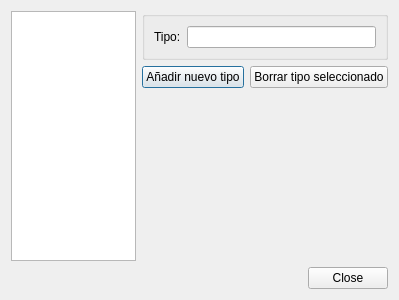
<?xml version="1.0" encoding="UTF-8"?>
<ui version="4.0">
 <class>TipoActividadDialog</class>
 <widget class="QDialog" name="TipoActividadDialog">
  <property name="geometry">
   <rect>
    <x>0</x>
    <y>0</y>
    <width>399</width>
    <height>300</height>
   </rect>
  </property>
  <property name="windowTitle">
   <string>MyAcolito - Tipos de actividades</string>
  </property>
  <property name="windowIcon">
   <iconset resource="../MyAcolito/myResources.qrc">
    <normaloff>:/iconos/MyAcolito/iconoApp</normaloff>:/iconos/MyAcolito/iconoApp</iconset>
  </property>
  <layout class="QVBoxLayout" name="verticalLayout_2">
   <item>
    <layout class="QHBoxLayout" name="horizontalLayout_3">
     <item>
      <widget class="QListView" name="vistaTipos"/>
     </item>
     <item>
      <layout class="QVBoxLayout" name="verticalLayout">
       <item>
        <widget class="QGroupBox" name="groupBox">
         <property name="title">
          <string/>
         </property>
         <layout class="QHBoxLayout" name="horizontalLayout_2">
          <item>
           <widget class="QLabel" name="label">
            <property name="text">
             <string>Tipo:</string>
            </property>
           </widget>
          </item>
          <item>
           <widget class="QLineEdit" name="nombreTipo"/>
          </item>
         </layout>
        </widget>
       </item>
       <item>
        <layout class="QHBoxLayout" name="horizontalLayout">
         <item>
          <widget class="QPushButton" name="addButton">
           <property name="text">
            <string>Añadir nuevo tipo</string>
           </property>
          </widget>
         </item>
         <item>
          <widget class="QPushButton" name="delButton">
           <property name="text">
            <string>Borrar tipo seleccionado</string>
           </property>
          </widget>
         </item>
        </layout>
       </item>
       <item>
        <spacer name="verticalSpacer">
         <property name="orientation">
          <enum>Qt::Vertical</enum>
         </property>
         <property name="sizeHint" stdset="0">
          <size>
           <width>20</width>
           <height>40</height>
          </size>
         </property>
        </spacer>
       </item>
      </layout>
     </item>
    </layout>
   </item>
   <item>
    <widget class="QDialogButtonBox" name="buttonBox">
     <property name="orientation">
      <enum>Qt::Horizontal</enum>
     </property>
     <property name="standardButtons">
      <set>QDialogButtonBox::Close</set>
     </property>
    </widget>
   </item>
  </layout>
 </widget>
 <resources>
  <include location="../MyAcolito/myResources.qrc"/>
 </resources>
 <connections>
  <connection>
   <sender>buttonBox</sender>
   <signal>accepted()</signal>
   <receiver>TipoActividadDialog</receiver>
   <slot>accept()</slot>
   <hints>
    <hint type="sourcelabel">
     <x>248</x>
     <y>254</y>
    </hint>
    <hint type="destinationlabel">
     <x>157</x>
     <y>274</y>
    </hint>
   </hints>
  </connection>
  <connection>
   <sender>buttonBox</sender>
   <signal>rejected()</signal>
   <receiver>TipoActividadDialog</receiver>
   <slot>reject()</slot>
   <hints>
    <hint type="sourcelabel">
     <x>316</x>
     <y>260</y>
    </hint>
    <hint type="destinationlabel">
     <x>286</x>
     <y>274</y>
    </hint>
   </hints>
  </connection>
 </connections>
</ui>
